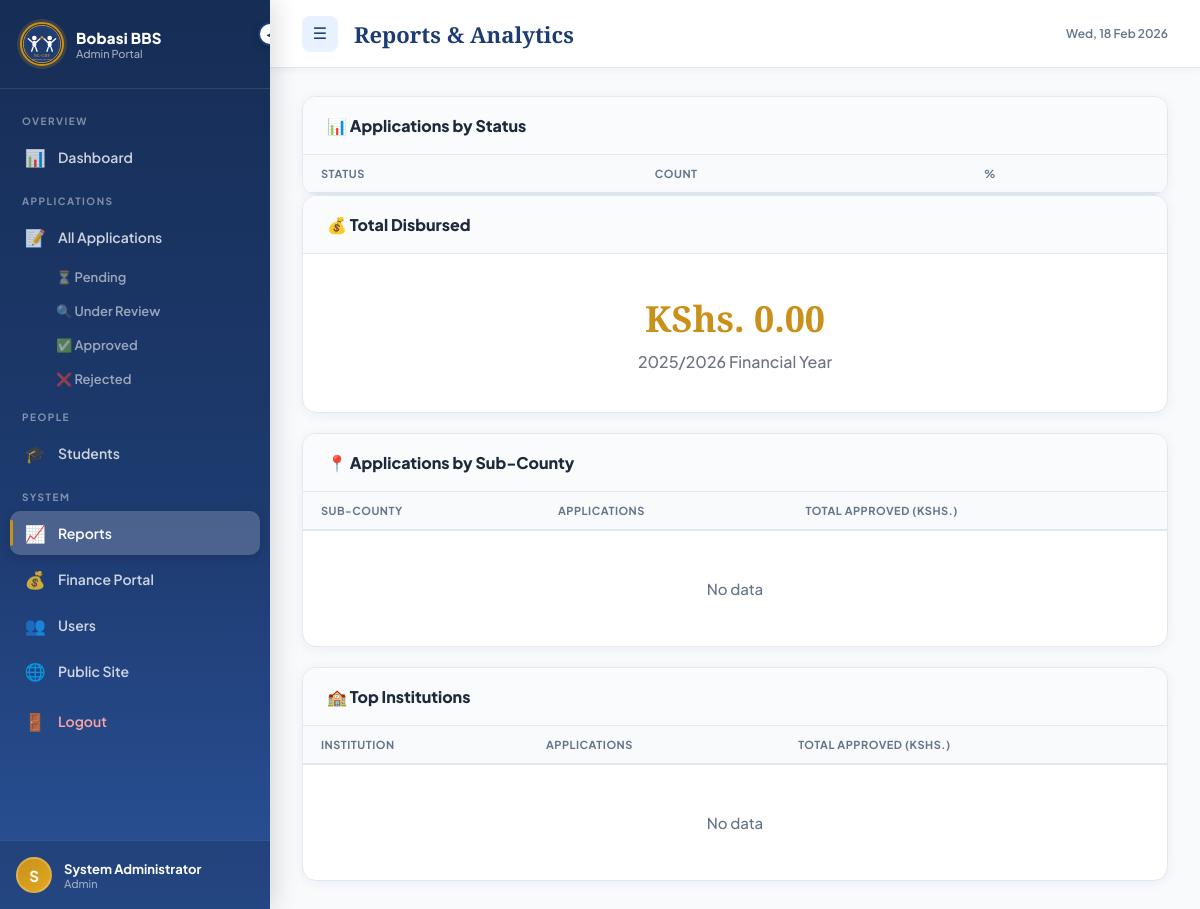
The page /admin/reports (signed in) on the database its author committed.
### models/models.py (models this page shows, shortened)
class User(UserMixin, db.Model):
    __tablename__ = "users"
    id = db.Column(db.Integer, primary_key=True)
    name = db.Column(db.String(150), nullable=False)
    email = db.Column(db.String(150), unique=True, nullable=False)
    password_hash = db.Column(db.String(255), nullable=False)
    role = db.Column(
        db.Enum("student", "admin", "finance_officer", "review_committee"),
        default="student", nullable=False
    )
    status = db.Column(
        db.Enum("active", "inactive", "suspended"),
        default="active", nullable=False
    )
    email_verified = db.Column(db.Boolean, default=False)
    last_login = db.Column(db.DateTime, nullable=True)
    created_at = db.Column(db.DateTime, default=datetime.utcnow)
    updated_at = db.Column(db.DateTime, default=datetime.utcnow, onupdate=datetime.utcnow)
    student_profile = db.relationship("Student", backref="user", uselist=False, cascade="all, delete-orphan")
    notifications = db.relationship("Notification", backref="user", lazy="dynamic", cascade="all, delete-orphan")
    reviews_given = db.relationship("Review", backref="reviewer", foreign_keys="Review.reviewer_id")
    @property
    def unread_notifications(self):
        return self.notifications.filter_by(is_read=False).count()

### routes/admin.py (the view)
@admin_bp.route("/reports")
@login_required
@admin_required
def reports():
    sc_data = db.session.query(
        Student.sub_county,
        db.func.count(Application.id),
        db.func.sum(Application.approved_amount)
    ).join(Application, Application.student_id == Student.id, isouter=True
    ).group_by(Student.sub_county).all()
    status_data = db.session.query(
        Application.status,
        db.func.count(Application.id)
    ).group_by(Application.status).all()
    inst_data = db.session.query(
        Application.institution,
        db.func.count(Application.id),
        db.func.sum(Application.approved_amount)
    ).group_by(Application.institution).order_by(db.func.count(Application.id).desc()).limit(10).all()
    total_disbursed = db.session.query(db.func.sum(Disbursement.amount)).scalar() or 0
    return render_template("admin/reports.html",
        sc_data=sc_data,
        status_data=status_data,
        inst_data=inst_data,
        total_disbursed=total_disbursed,
    )

### app.py (called while the page is built)
@login_manager.user_loader
def load_user(user_id):
    try:
        return db.session.get(User, int(user_id))
    except Exception:
        return None

### routes/admin.py (called while the page is built)
def admin_required(f):
    @wraps(f)
    def decorated(*args, **kwargs):
        if not current_user.is_authenticated or current_user.role not in ("admin", "review_committee"):
            flash("Admin access required.", "danger")
            return redirect(url_for("auth.login"))
        return f(*args, **kwargs)
    return decorated

### templates/admin/reports.html (shortened to what this page needs)
{% extends 'admin/base.html' %}
{% block page_title %}Reports & Analytics{% endblock %}
{% block content %}
<div class="reports-grid">
  <div class="card">
    <div class="card-header"><h3>📊 Applications by Status</h3></div>
    {% set total_apps = namespace(val=0) %}{% for row in status_data %}{% set total_apps.val = total_apps.val + row[1] %}{% endfor %}
    <table class="admin-table">
      <thead><tr><th>Status</th><th>Count</th><th>%</th></tr></thead>
    </table>
  </div>
  <div class="card">
    <div class="card-header"><h3>💰 Total Disbursed</h3></div>
    <div style="padding:40px;text-align:center;">
      <div style="font-family:'Playfair Display',serif;font-size:36px;font-weight:900;color:#c9911a;">KShs. {{ "{:,.2f}".format(total_disbursed) }}</div>
      <div style="color:#6b7280;margin-top:8px;">2025/2026 Financial Year</div>
    </div>
  </div>
</div>
<div class="card mt">
  <div class="card-header"><h3>📍 Applications by Sub-County</h3></div>
  <table class="admin-table">
    <thead><tr><th>Sub-County</th><th>Applications</th><th>Total Approved (KShs.)</th></tr></thead>
    <tbody>
      {% for row in sc_data %}
      <tr>
        <td><strong>{{ row[0] or 'Not Specified' }}</strong></td>
        <td>{{ row[1] }}</td>
        <td>{{ "{:,.0f}".format(row[2] or 0) }}</td>
      </tr>
      {% else %}
      <tr><td colspan="3" class="no-data">No data</td></tr>
      {% endfor %}
    </tbody>
  </table>
</div>
<div class="card mt">
  <div class="card-header"><h3>🏫 Top Institutions</h3></div>
  <table class="admin-table">
    <thead><tr><th>Institution</th><th>Applications</th><th>Total Approved (KShs.)</th></tr></thead>
    <tbody>
      {% for row in inst_data %}
      <tr>
        <td><strong>{{ row[0] or 'Not Specified' }}</strong></td>
        <td>{{ row[1] }}</td>
        <td>{{ "{:,.0f}".format(row[2] or 0) }}</td>
      </tr>
      {% else %}
      <tr><td colspan="3" class="no-data">No data</td></tr>
      {% endfor %}
    </tbody>
  </table>
</div>
{% endblock %}

### templates/admin/base.html (shortened to what this page needs)
<!DOCTYPE html>
<html lang="en">
<head>
  <link rel="stylesheet" href="{{ url_for('static', filename='css/admin.css') }}">
</head>
<body class="admin-body">
<div class="admin-layout">
  <aside class="sidebar" id="sidebar">
    <div class="sidebar-brand">
      <div class="sidebar-logo">
        <img src="{{ url_for('static', filename='img/ngcdf-logo.svg') }}" alt="NG-CDF Logo">
      </div>
      <div class="sidebar-brand-text">
        <div class="brand-title">Bobasi BBS</div>
        <div class="brand-sub">Admin Portal</div>
      </div>
      <div class="sidebar-toggle-btn" onclick="toggleAdminSidebar()" id="sidebarToggleBtn">◀</div>
    </div>
    <nav class="sidebar-nav">
      {% if current_user.role == 'admin' %}
      <div class="nav-section-label">Overview</div>
      <a href="{{ url_for('admin.dashboard') }}" class="nav-item {% if request.endpoint == 'admin.dashboard' %}active{% endif %}">
        <span class="nav-icon">📊</span> <span class="nav-text">Dashboard</span>
      </a>
      {% endif %}
      <div class="nav-section-label">Applications</div>
      <a href="{{ url_for('admin.applications') }}" class="nav-item {% if request.endpoint in ['admin.applications','admin.view_application'] %}active{% endif %}">
        <span class="nav-icon">📝</span> <span class="nav-text">All Applications</span>
      </a>
      <a href="{{ url_for('admin.applications') }}?status=pending" class="nav-item sub">
        <span class="nav-text">⏳ Pending</span>
      </a>
      <a href="{{ url_for('admin.applications') }}?status=under_review" class="nav-item sub">
        <span class="nav-text">🔍 Under Review</span>
      </a>
      <a href="{{ url_for('admin.applications') }}?status=approved" class="nav-item sub">
        <span class="nav-text">✅ Approved</span>
      </a>
      <a href="{{ url_for('admin.applications') }}?status=rejected" class="nav-item sub">
        <span class="nav-text">❌ Rejected</span>
      </a>
      <div class="nav-section-label">People</div>
      <a href="{{ url_for('admin.students') }}" class="nav-item {% if request.endpoint in ['admin.students','admin.view_student'] %}active{% endif %}">
        <span class="nav-icon">🎓</span> <span class="nav-text">Students</span>
      </a>
      {% if current_user.role == 'admin' %}
      <div class="nav-section-label">System</div>
      <a href="{{ url_for('admin.reports') }}" class="nav-item {% if request.endpoint == 'admin.reports' %}active{% endif %}">
        <span class="nav-icon">📈</span> <span class="nav-text">Reports</span>
      </a>
      <a href="{{ url_for('finance.dashboard') }}" class="nav-item">
        <span class="nav-icon">💰</span> <span class="nav-text">Finance Portal</span>
      </a>
      <a href="{{ url_for('admin.users') }}" class="nav-item {% if request.endpoint == 'admin.users' %}active{% endif %}">
        <span class="nav-icon">👥</span> <span class="nav-text">Users</span>
      </a>
      {% endif %}
      <a href="{{ url_for('auth.home') }}" class="nav-item">
        <span class="nav-icon">🌐</span> <span class="nav-text">Public Site</span>
      </a>
      <a href="{{ url_for('auth.logout') }}" class="nav-item logout">
        <span class="nav-icon">🚪</span> <span class="nav-text">Logout</span>
      </a>
    </nav>
    <div class="sidebar-user">
      <div class="user-avatar-sm">{{ current_user.name[0].upper() }}</div>
      <div class="sidebar-user-info">
        <div class="user-name-sm">{{ current_user.name }}</div>
        <div class="user-role-sm">{{ current_user.role.replace('_',' ').title() }}</div>
      </div>
    </div>
  </aside>
  <main class="admin-main" id="adminMain">
    <div class="admin-topbar">
      <button class="sidebar-toggle" onclick="toggleAdminSidebar()">☰</button>
      <h1 class="page-title">{% block page_title %}Dashboard{% endblock %}</h1>
      <div class="topbar-right">
        <span id="adminDate" class="admin-date"></span>
      </div>
    </div>
    <div class="admin-content">
      {% block content %}{% endblock %}
    </div>
  </main>
</div>
</body>
</html>

### rows shown on the page
User: name "S", name "System Administrator", role.replace "Admin"

### other values the page prints
{{ "{:,.2f}".format(total_disbursed) }} "0.00"
